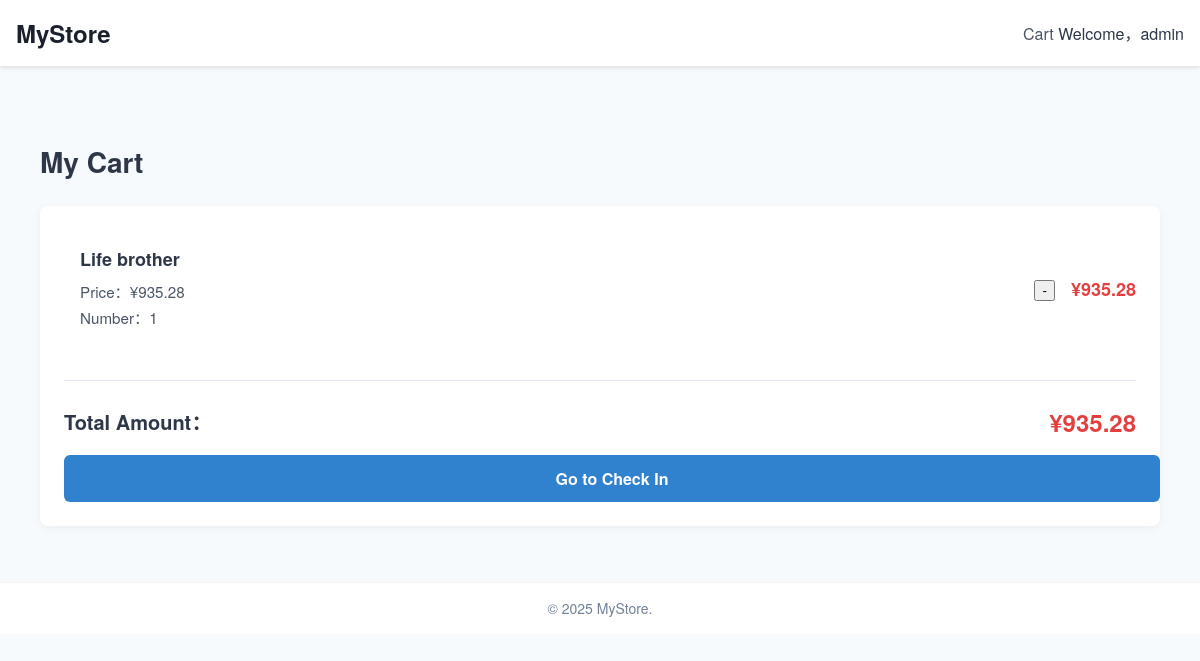
The app's page /shop/cart/ (signed in) with its own data.
### shop/models.py (models this page shows, shortened)
class OrderItem(models.Model):
    order = models.ForeignKey(Order, on_delete=models.CASCADE, related_name="items")
    product = models.ForeignKey(Product, on_delete=models.PROTECT)
    quantity = models.PositiveIntegerField(default=1)
    price_at_order = models.DecimalField(max_digits=10, decimal_places=2)
    @property
    def get_total_price(self):
        return self.quantity * self.price_at_order

class Product(models.Model):
    sku = models.CharField(max_length=50, unique=True)
    name = models.CharField(max_length=200)
    category = models.ForeignKey(Category, on_delete=models.PROTECT, related_name="products")
    price = models.DecimalField(max_digits=10, decimal_places=2)
    description = models.TextField(blank=True)
    stock = models.PositiveIntegerField(default=0)
    image_url = models.URLField(blank=True)

class Order(models.Model):
    user = models.ForeignKey(User, on_delete=models.CASCADE, related_name="orders")
    created = models.DateTimeField(auto_now_add=True)
    paid = models.BooleanField(default=False)
    @property
    def total_price(self):
        return sum(item.get_total_price for item in self.items.all())
    class Meta:
        ordering = ['-created']

### shop/views.py (the view)
# urls.py: path('cart/', views.cart_detail, name='cart_detail'),
@login_required
def cart_detail(request):
    order, created = Order.objects.get_or_create(
        user=request.user,
        paid=False
    )
    return render(request, "shop/cart_detail.html", {'order': order})

### shop/templates/shop/cart_detail.html (shortened to what this page needs)
{% extends "base.html" %}
{% load static %}
{% block content %}
<div class="container cart-container">
  <h1>My Cart</h1>
  {% if order.items.exists %}
    <div class="cart-card">
      <div class="cart-list">
        {% for item in order.items.all %}
          <div class="cart-item">
            <div class="cart-item-info">
              <h3>{{ item.product.name }}</h3>
              <p>Price：¥{{ item.price_at_order }}</p>
              <p>Number：{{ item.quantity }}</p>
            </div>
            <div class="ml-4">
              <form action="{% url 'shop:cart_remove' item.product.pk %}" method="post">
                  <button type="submit"
                          class="text-red-500 hover:text-red-700"
                          title="移除商品">
                    -
                  </button>
              </form>
            </div>
            <div class="cart-item-total">
              ¥{{ item.get_total_price }}
            </div>
          </div>
        {% endfor %}
      </div>
      <div class="cart-summary">
        <div class="total-line">
          <span class="label">Total Amount：</span>
          <span class="amount">¥{{ order.total_price }}</span>
        </div>
        <a href="{% url 'shop:checkout' %}" class="btn-checkout">
          Go to Check In
        </a>
      </div>
    </div>
  {% endif %}
</div>
{% endblock %}

### templates/base.html (shortened to what this page needs)
<!DOCTYPE html>
<html lang="zh-CN">
<head>
</head>
<body>
  <nav class="container">
    <div style="display:flex; justify-content:space-between; align-items:center;">
      <a href="{% url 'shop:product_list' %}" class="brand">MyStore</a>
      <div class="nav-links">
        <a href="{% url 'shop:cart_detail' %}">Cart</a>
        {% if user.is_authenticated %}
          <span>Welcome，{{ user.username }}</span>
        {% else %}
          <a href="{% url 'login' %}?next={% url 'shop:product_list' %}" style="color:#3182ce;">Log in</a>
        {% endif %}
      </div>
    </div>
  </nav>
  <main class="container" style="padding:1.5rem;">
    {% block content %}{% endblock %}
  </main>
  <footer>
    © 2025 MyStore.
  </footer>
</body>
</html>

### templates/base.html (style rules this page uses)
body { font-family: "Helvetica Neue", Arial, sans-serif; background-color: #f7fafc; color: #2d3748; margin: 0; padding: 0; }
nav { background-color: #ffffff; box-shadow: 0 2px 4px rgba(0,0,0,0.1); padding: 1rem; }
nav .brand { font-size: 1.5rem; font-weight: 700; color: #1a202c; text-decoration: none; }
nav .nav-links a { margin-left: 1rem; color: #4a5568; text-decoration: none; font-weight: 500; }
footer { background-color: #ffffff; box-shadow: inset 0 1px 0 rgba(0,0,0,0.05); text-align: center; padding: 1rem; font-size: 0.875rem; color: #718096; }

### shop/templates/shop/cart_detail.html (style rules this page uses)
.cart-container { padding: 2rem 1rem; }
.cart-container h1 { font-size: 1.75rem; font-weight: 700; margin-bottom: 1.5rem; }
.cart-card { background-color: #ffffff; border-radius: 0.5rem; box-shadow: 0 2px 8px rgba(0,0,0,0.05); overflow: hidden; padding: 1.5rem; }
.cart-item { display: flex; align-items: center; border-bottom: 1px solid #e2e8f0; padding: 1rem 0; }
.cart-item:last-child { border-bottom: none; }
.cart-item-info { flex: 1; margin-left: 1rem; }
.cart-item-info h3 { margin: 0 0 0.5rem 0; font-size: 1.125rem; font-weight: 600; color: #2d3748; }
.cart-item-info p { margin: 0.25rem 0; color: #4a5568; font-size: 0.95rem; }
.cart-item-total { font-size: 1.125rem; font-weight: 700; color: #e53e3e; margin-left: 1rem; white-space: nowrap; }
.cart-summary { margin-top: 2rem; padding-top: 1.5rem; border-top: 1px solid #e2e8f0; display: flex; flex-direction: column; gap: 1rem; }
.cart-summary .total-line { display: flex; justify-content: space-between; align-items: center; }
.cart-summary .total-line .label { font-size: 1.25rem; font-weight: 700; color: #2d3748; }
.cart-summary .total-line .amount { font-size: 1.5rem; font-weight: 700; color: #e53e3e; }
.cart-summary .btn-checkout { display: block; width: 100%; padding: 0.75rem; border-radius: 0.375rem; font-size: 1rem; font-weight: 600; text-align: center; background-color: #3182ce; color: #ffffff; transition: background-color 0.2s ease; text-decoration: none; }

### records on screen
OrderItem: product.name "Life brother", price_at_order "935.28", quantity "1", get_total_price "935.28"
Order: total_price "935.28"

### other values on screen
{{ user.username }} "admin"
